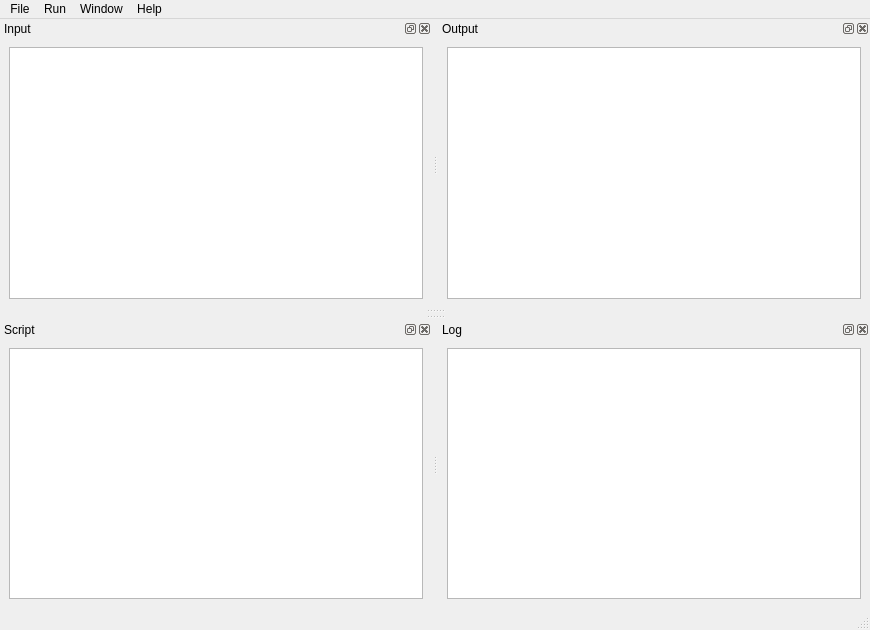
<?xml version="1.0" encoding="UTF-8"?>
<ui version="4.0">
 <class>MainWindow</class>
 <widget class="QMainWindow" name="MainWindow">
  <property name="geometry">
   <rect>
    <x>0</x>
    <y>0</y>
    <width>870</width>
    <height>630</height>
   </rect>
  </property>
  <property name="windowTitle">
   <string>MainWindow</string>
  </property>
  <property name="dockOptions">
   <set>QMainWindow::DockOption::AllowNestedDocks|QMainWindow::DockOption::AllowTabbedDocks|QMainWindow::DockOption::AnimatedDocks</set>
  </property>
  <widget class="QWidget" name="centralwidget">
   <property name="enabled">
    <bool>true</bool>
   </property>
   <property name="maximumSize">
    <size>
     <width>0</width>
     <height>0</height>
    </size>
   </property>
  </widget>
  <widget class="QMenuBar" name="menubar">
   <property name="geometry">
    <rect>
     <x>0</x>
     <y>0</y>
     <width>870</width>
     <height>33</height>
    </rect>
   </property>
   <widget class="QMenu" name="menuFile">
    <property name="title">
     <string>File</string>
    </property>
    <addaction name="actionOpenInputFile"/>
    <addaction name="actionSaveOutputFile"/>
    <addaction name="separator"/>
    <addaction name="actionOpenScript"/>
    <addaction name="actionSaveScript"/>
   </widget>
   <widget class="QMenu" name="menuRun">
    <property name="title">
     <string>Run</string>
    </property>
    <addaction name="actionRunScript"/>
   </widget>
   <widget class="QMenu" name="menuWindow">
    <property name="title">
     <string>Window</string>
    </property>
   </widget>
   <widget class="QMenu" name="menuHelp">
    <property name="title">
     <string>Help</string>
    </property>
   </widget>
   <addaction name="menuFile"/>
   <addaction name="menuRun"/>
   <addaction name="menuWindow"/>
   <addaction name="menuHelp"/>
  </widget>
  <widget class="QStatusBar" name="statusbar"/>
  <widget class="QDockWidget" name="dockWidget">
   <property name="windowTitle">
    <string>Input</string>
   </property>
   <property name="dockLocation">
    <enum>Qt::DockWidgetArea::TopDockWidgetArea</enum>
   </property>
   <attribute name="dockWidgetArea">
    <number>4</number>
   </attribute>
   <widget class="QWidget" name="dockWidgetContents">
    <layout class="QVBoxLayout" name="verticalLayout">
     <item>
      <widget class="QPlainTextEdit" name="inputText">
       <property name="tabStopDistance">
        <double>20.000000000000000</double>
       </property>
      </widget>
     </item>
    </layout>
   </widget>
  </widget>
  <widget class="QDockWidget" name="dockWidget_2">
   <property name="windowTitle">
    <string>Script</string>
   </property>
   <property name="dockLocation">
    <enum>Qt::DockWidgetArea::BottomDockWidgetArea</enum>
   </property>
   <attribute name="dockWidgetArea">
    <number>8</number>
   </attribute>
   <widget class="QWidget" name="dockWidgetContents_2">
    <layout class="QVBoxLayout" name="verticalLayout_6">
     <item>
      <widget class="QPlainTextEdit" name="scriptText">
       <property name="tabStopDistance">
        <double>20.000000000000000</double>
       </property>
      </widget>
     </item>
    </layout>
   </widget>
  </widget>
  <widget class="QDockWidget" name="dockWidget_3">
   <property name="windowTitle">
    <string>Log</string>
   </property>
   <property name="dockLocation">
    <enum>Qt::DockWidgetArea::BottomDockWidgetArea</enum>
   </property>
   <attribute name="dockWidgetArea">
    <number>8</number>
   </attribute>
   <widget class="QWidget" name="dockWidgetContents_3">
    <layout class="QVBoxLayout" name="verticalLayout_7">
     <item>
      <widget class="QPlainTextEdit" name="logText">
       <property name="font">
        <font>
         <family>Courier New</family>
        </font>
       </property>
       <property name="tabStopDistance">
        <double>20.000000000000000</double>
       </property>
      </widget>
     </item>
    </layout>
   </widget>
  </widget>
  <widget class="QDockWidget" name="dockWidget_4">
   <property name="windowTitle">
    <string>Output</string>
   </property>
   <property name="dockLocation">
    <enum>Qt::DockWidgetArea::TopDockWidgetArea</enum>
   </property>
   <attribute name="dockWidgetArea">
    <number>4</number>
   </attribute>
   <widget class="QWidget" name="dockWidgetContents_4">
    <layout class="QVBoxLayout" name="verticalLayout_2">
     <item>
      <widget class="QPlainTextEdit" name="outputText">
       <property name="readOnly">
        <bool>true</bool>
       </property>
       <property name="tabStopDistance">
        <double>20.000000000000000</double>
       </property>
      </widget>
     </item>
    </layout>
   </widget>
  </widget>
  <action name="actionOpenInputFile">
   <property name="text">
    <string>Open Input File</string>
   </property>
   <property name="toolTip">
    <string>Ctrl+O</string>
   </property>
  </action>
  <action name="actionSaveOutputFile">
   <property name="text">
    <string>Save Output File</string>
   </property>
   <property name="toolTip">
    <string>Ctrl+S</string>
   </property>
  </action>
  <action name="actionOpenScript">
   <property name="text">
    <string>Open Script</string>
   </property>
   <property name="toolTip">
    <string>Ctrl+Alt+O</string>
   </property>
  </action>
  <action name="actionSaveScript">
   <property name="text">
    <string>Save Script</string>
   </property>
   <property name="toolTip">
    <string>Ctrl+Alt+S</string>
   </property>
  </action>
  <action name="actionRunScript">
   <property name="text">
    <string>Run Script</string>
   </property>
   <property name="toolTip">
    <string>F5</string>
   </property>
  </action>
  <action name="actionSelect">
   <property name="text">
    <string>Select</string>
   </property>
  </action>
  <action name="actionNew">
   <property name="text">
    <string>New</string>
   </property>
  </action>
  <action name="actionClose">
   <property name="text">
    <string>Close</string>
   </property>
  </action>
 </widget>
 <resources/>
 <connections/>
</ui>
